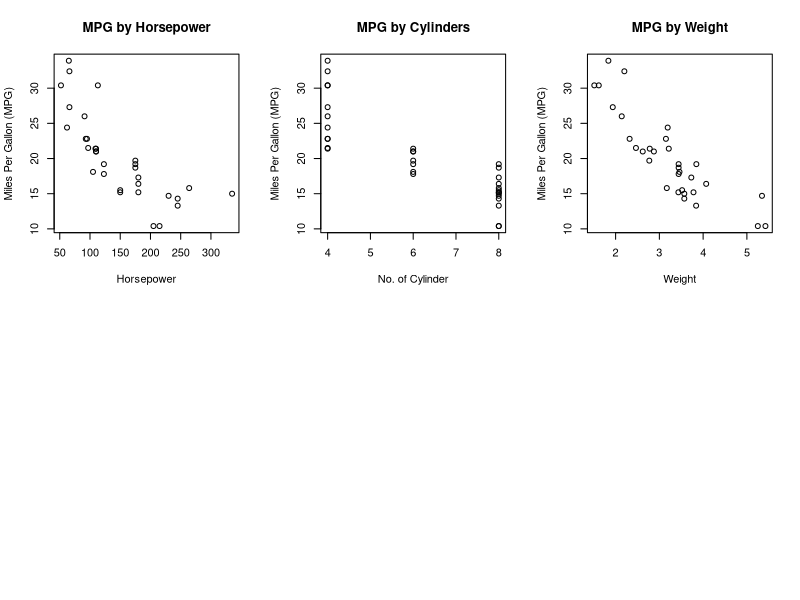

The R script that drew this image:
## ---- chunk 1
data(mtcars)
head(mtcars, 5)
## ---- chunk 2
Model <- lm(mpg ~ hp + cyl + wt, data=mtcars)

mpg <- function(hp, cyl, wt) {
  Model$coefficients[1] + Model$coefficients[2] * hp + 
    Model$coefficients[3] * cyl + Model$coefficients[4] * wt
}
## ---- chunk 3
par(mfrow = c(2, 3))
plot(mtcars$hp, mtcars$mpg, main="MPG by Horsepower", xlab = "Horsepower"
     , ylab = "Miles Per Gallon (MPG)")
plot(mtcars$cyl, mtcars$mpg, main="MPG by Cylinders", xlab = "No. of Cylinder"
     , ylab = "Miles Per Gallon (MPG)")
plot(mtcars$wt, mtcars$mpg, main="MPG by Weight", xlab = "Weight"
     , ylab = "Miles Per Gallon (MPG)")
